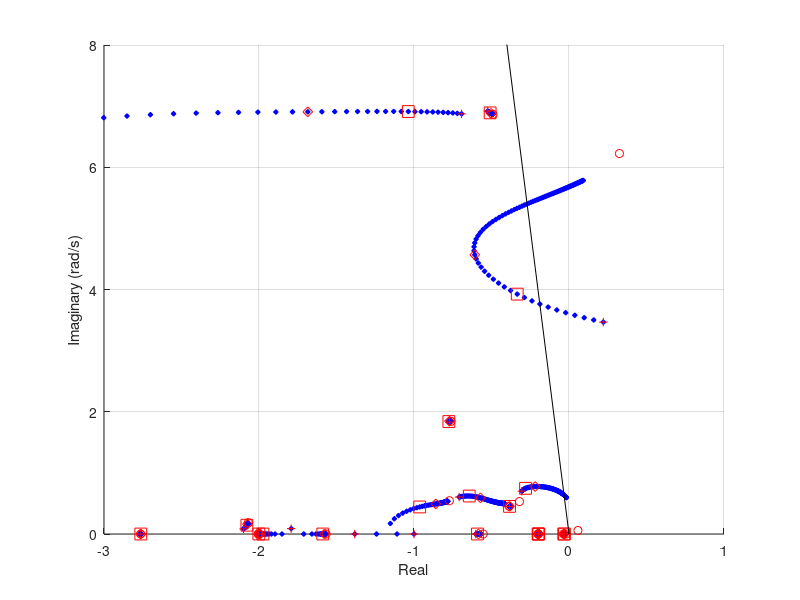

This figure's MATLAB source: (Note: this script raises an error after producing the figure.)
%% fig 10.32

clear all; close all; clc;
load('d2aphvdcss.mat');

fig32_name = './dat/ch10_fig32.dat';

fig32 = figure;
ax321 = subplot(1,1,1,'parent',fig32);
hold(ax321,'on');
grid(ax321,'on');

sys_dcr = ss(a_mat,b_dcr(:,1),(c_ang(3,:)-c_ang(9,:)),(d_angdcr(3,:)-d_angdcr(9,:)));
rate = (2*pi*60)*tf([1 0],(2*pi*60)*[0.01 1]);
c1_n = conv([1,0],conv([0.1,1],[0.1,1]));
c1_d = conv([1,1],conv([0.02,1],[0.02,1]));
sys_c1 = tf(c1_n,c1_d);

sys_dcr_rate = sys_dcr*sys_c1*rate;

K = [0:0.1:10,1000];
eig_track = zeros(size(sys_dcr_rate.a,1),length(K));
for ii = 1:length(K)
    eig_track(:,ii) = eig(sys_dcr_rate.a - K(ii)*sys_dcr_rate.b*sys_dcr_rate.c);
    if ii < length(K)
        plot(ax321,real(eig_track(:,ii)),imag(eig_track(:,ii)),...
             'bd','markerFaceColor','b','markerSize',3.5);
    end
end

for ii = 1:size(eig_track,2)
    if (ii == length(K))
        plot(ax321,real(eig_track(:,ii)),imag(eig_track(:,ii)),...
             'ro');
    elseif (ii == 11)
        plot(ax321,real(eig_track(:,ii)),imag(eig_track(:,ii)),...
             'rs','markerSize',8.5);
    elseif (ii == 21)
        plot(ax321,real(eig_track(:,ii)),imag(eig_track(:,ii)),...
             'rd','markerSize',7.0);         
    end
end

plot(ax321,real(eig_track(:,1)),imag(eig_track(:,1)),'r+','lineWidth',0.75);
plot(ax321,[-5,0],[5*tan(acos(0.05)),0],'k-');

axis(ax321,[-3,1,0,8]);
xlabel(ax321,'Real');
ylabel(ax321,'Imaginary (rad/s)');

rl_vec = reshape(eig_track,[1,numel(eig_track)]);

H32 = {'k','mag','ang','re','im'};
M32 = [1:length(rl_vec); abs(rl_vec); (180/pi)*angle(rl_vec);
      real(rl_vec); imag(rl_vec)];

fid32 = fopen(fig32_name,'w');
fprintf(fid32,'%s,%s,%s,%s,%s\n',H32{:});    % must match number of columns
fprintf(fid32,'%6e,%6e,%6e,%6e,%6e\n',M32);  % must match number of columns
fclose(fid32);

% eof
